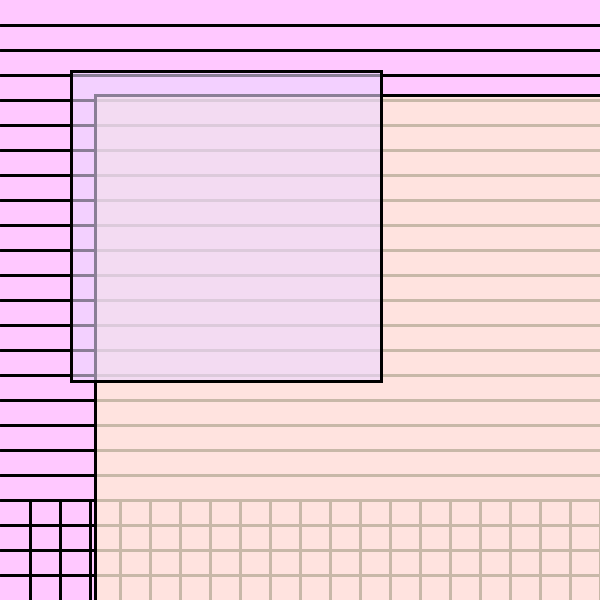
Frame 1 (no input)
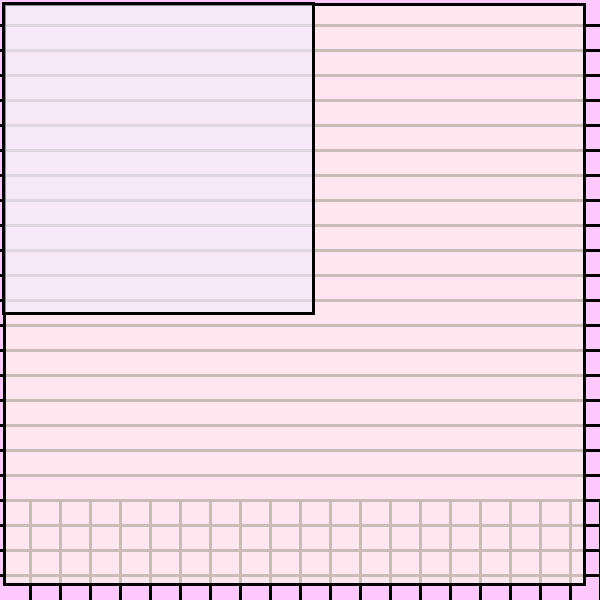
Frame 60 (the mouse pressed at the canvas centre just before this capture)
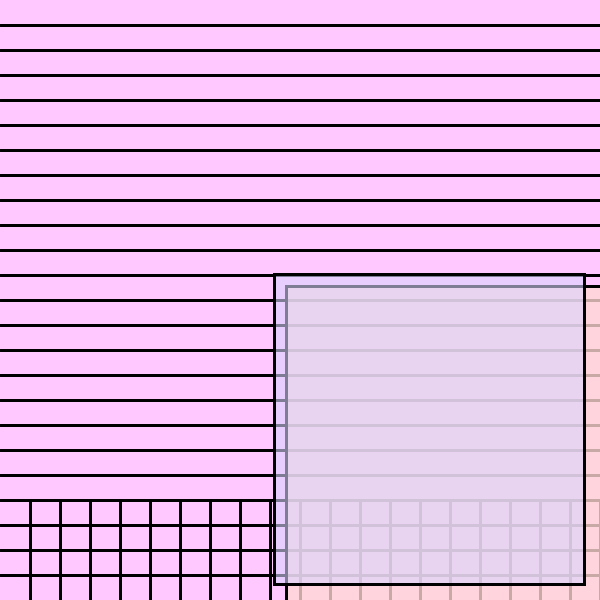
Frame 120 (the mouse held since frame 60 and released just before this capture)

The Processing sketch that drew these frames (run headless with seeded random() and noise(); from frame 60 on, the mouse is pressed at the canvas centre):

// Processing sketch: processing_73786
// ── processing_73786.pde

float mx = 100;
float my = 100;
float nx = 100;
float ny = 100;

void setup() {
  size(600, 600);
}

void draw() {
  background(255, 200, 255, 10);  
  smooth();
  
    int H = hour();
    for (int n=1; n< 24; n++) {
    strokeWeight(3);
    line (600, n*25, 0, n*25);
    }
  for (int i=1; i < 25; i++) {
    strokeWeight(3);
    line (i*30, 600, i*30, 600-H*25);
  }
  
  float g = random(200, 255);
  float b = random(200, 255);
  fill(255, g, b, 200);
  int S = second(); 
  mx = 0.95*mx+0.05*mouseX;
  my = 0.95*my+0.05*mouseY;
  rect(mx, my, S*10, S*10);

  nx = 0.75*mx+0.20*mouseX;
  ny = 0.75*my+0.20*mouseY;
  int M = minute();
  fill(g, b, 255, 150);
  rect(nx, ny, M*10, M*10);

  }
